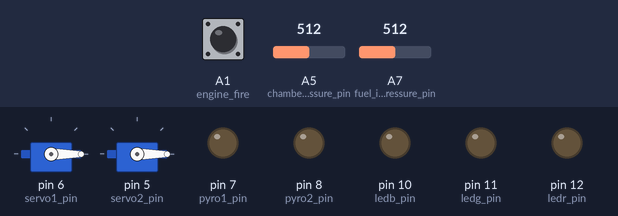
Simulated run of this sketch. Board: Arduino Nano, built with avr-gcc and run on an emulated ATmega328P. Shown: 2 × servo, output pins drawn as LEDs (lit = HIGH). Inputs (shaded band) come from the test bench; at power-on: A1 (engine_fire) LOW, A5 (chamber_pressure_pin) = 512, A7 (fuel_injector_pressure_pin) = 512. Pins used as bus, display or sensor lines are not drawn.

Above: at 1.3 s.
1.4 s: A1 (engine_fire) driven HIGH
At 3.4 s:
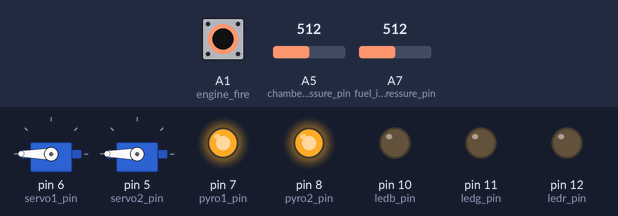
4.3 s: A5 (chamber_pressure_pin) set to 306
At 4.9 s:
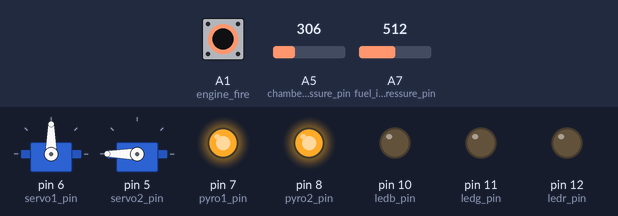
5.9 s: A7 (fuel_injector_pressure_pin) set to 306
At 6.6 s:
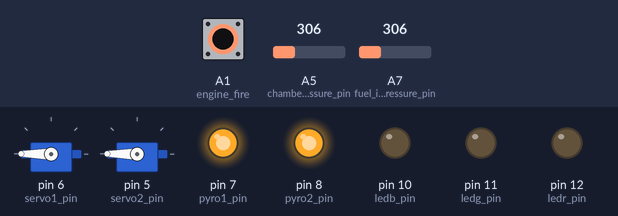
7.5 s: A5 (chamber_pressure_pin) set to 175
At 8.8 s:
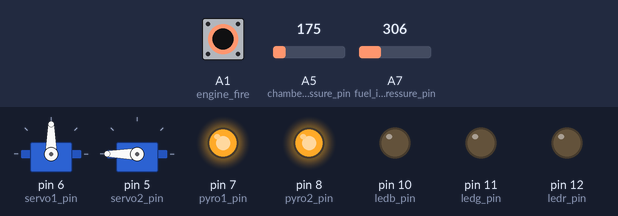
9.1 s: A7 (fuel_injector_pressure_pin) set to 175
12.1 s: A1 (engine_fire) pulsed LOW 5 times (0.12 s each, 0.3 s apart)
At 14.5 s:
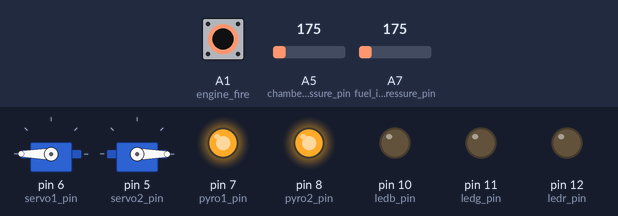
Timing chart, 0 to 24.7 s (numbered marks = the images above; inputs shaded):
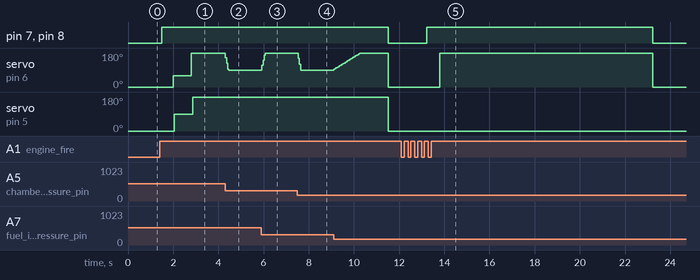

Measured:
- after the input at 1.4 s, pin 7 (pyro1_pin), pin 8 (pyro2_pin): LOW → HIGH after 0.10 s; servo on pin 6 (servo1_pin): 0° → 60° after 0.60 s, → 180° 0.81 s later; servo on pin 5 (servo2_pin): 0° → 90° after 0.65 s, → 180° 0.81 s later
- after the input at 4.3 s, servo on pin 6 (servo1_pin): 180° → 90° at once
- after the input at 5.9 s, servo on pin 6 (servo1_pin): 90° → 180° at once
- after the input at 7.5 s, servo on pin 6 (servo1_pin): 180° → 90° at once
- after the input at 12.1 s, pin 7 (pyro1_pin), pin 8 (pyro2_pin): LOW → HIGH after 1.1 s, → LOW 10.0 s later; servo on pin 6 (servo1_pin): 0° → 180° after 1.7 s, → 0° 9.4 s later

The sketch:

Engine_Firing_Controller.ino
```cpp
#include <Servo.h>

int ledb_pin = 10;
int ledg_pin = 11;
int ledr_pin = 12;

int servo1_pin = 6;    //fuel
int servo2_pin = 5;    //oxidiser

int pyro1_pin  = 7;

int pyro2_pin  = 8;

int engine_fire = A1;

int chamber_pressure_pin = A5;
int fuel_injector_pressure_pin = A7;

float chamberP;
float fuelP;
float demandFuelP;
float error;
float FuelServoAnglePrev = 185;
float FuelServoAngleDemand;
const int Kp = 2.5;
float ptcalgrad = 0.1363;
float ptcalconst = -13.008;

Servo fuelServo;
Servo oxidiserServo;

void setup() {

  pinMode(ledb_pin, OUTPUT);
  pinMode(ledg_pin, OUTPUT);
  pinMode(ledr_pin, OUTPUT);

  pinMode(pyro1_pin, OUTPUT);
  pinMode(pyro2_pin, OUTPUT);

  pinMode(engine_fire, INPUT);

  pinMode(chamber_pressure_pin, INPUT);
  pinMode(fuel_injector_pressure_pin, INPUT);

  pinMode(servo1_pin, OUTPUT);
  pinMode(servo2_pin, OUTPUT);

  digitalWrite(servo1_pin, HIGH);

  fuelServo.attach(servo1_pin);
  oxidiserServo.attach(servo2_pin);

  fuelServo.write(0);
  oxidiserServo.write(0);
  delay(100);

  digitalWrite(pyro1_pin, LOW);
  digitalWrite(pyro2_pin, LOW);

}

void loop() {

  if (digitalRead(engine_fire) == HIGH){

    delay(100);
    long start_time = millis();

    // ignites both pyro channels
    while((digitalRead(engine_fire) == HIGH) && (millis() - start_time < 500)){
      digitalWrite(pyro1_pin, HIGH);
      digitalWrite(pyro2_pin, HIGH);

      chamberP = (analogRead(chamber_pressure_pin)*ptcalgrad)+ptcalconst;         //returns chamber pressure in bar
      fuelP = (analogRead(fuel_injector_pressure_pin)*ptcalgrad)+ptcalconst;      //returns fuel pressure in bar

    }

    //move valves to pre position
    while((digitalRead(engine_fire) == HIGH) && (millis() - start_time < 1300)){

      fuelServo.write(60);
      delay(50);
      oxidiserServo.write(90);
      chamberP = (analogRead(chamber_pressure_pin)*ptcalgrad)+ptcalconst;         //returns chamber pressure in bar
      fuelP = (analogRead(fuel_injector_pressure_pin)*ptcalgrad)+ptcalconst;      //returns fuel pressure in bar

    }

    //valves to full bore
    while((digitalRead(engine_fire) == HIGH) && (millis() - start_time < 1600)){

      fuelServo.write(185);
      delay(50);
      oxidiserServo.write(185);

      chamberP = (analogRead(chamber_pressure_pin)*ptcalgrad)+ptcalconst;         //returns chamber pressure in bar
      fuelP = (analogRead(fuel_injector_pressure_pin)*ptcalgrad)+ptcalconst;      //returns fuel pressure in bar

    }

    //wait for steady state
    delay(500);

    //main operating loop, end when button is released or duration exceeds 10 seconds
    while((digitalRead(engine_fire) == HIGH) && (millis() - start_time < 10000)){

      chamberP = (analogRead(chamber_pressure_pin)*ptcalgrad)+ptcalconst;         //returns chamber pressure in bar
      fuelP = ((analogRead(fuel_injector_pressure_pin)*ptcalgrad)+ptcalconst);      //returns fuel pressure in bar
      if (chamberP > 10){  //(chamberP > 23) && (chamberP < 17) && (fuelP < 30) && (fuelP > 50)){  //condition for abnormal operation, can make them tighter or wider
        demandFuelP = 0.016 * pow(chamberP,2) + chamberP;    //function relating demanded fuel pressure to chamber pressure
        error = demandFuelP - fuelP;
        FuelServoAngleDemand = FuelServoAnglePrev + Kp * error;        //Any PID controller may work
        if (FuelServoAngleDemand > 185){
          fuelServo.write(185);               //check whether this is teh correct servo
          FuelServoAnglePrev = 185;
        }
        else if (FuelServoAngleDemand < 90){
          fuelServo.write(90);
          FuelServoAnglePrev = 90;
        }
        else{
          fuelServo.write(FuelServoAngleDemand);
          FuelServoAnglePrev = FuelServoAngleDemand;
        }
      }

      delay(50); //delay to give the servo chance to start moving

    }


    fuelServo.write(0);
    oxidiserServo.write(0);
    digitalWrite(pyro1_pin, LOW);
    digitalWrite(pyro2_pin, LOW);

     while(digitalRead(engine_fire) == HIGH){
      delay(500);
    }

  }

}
```
